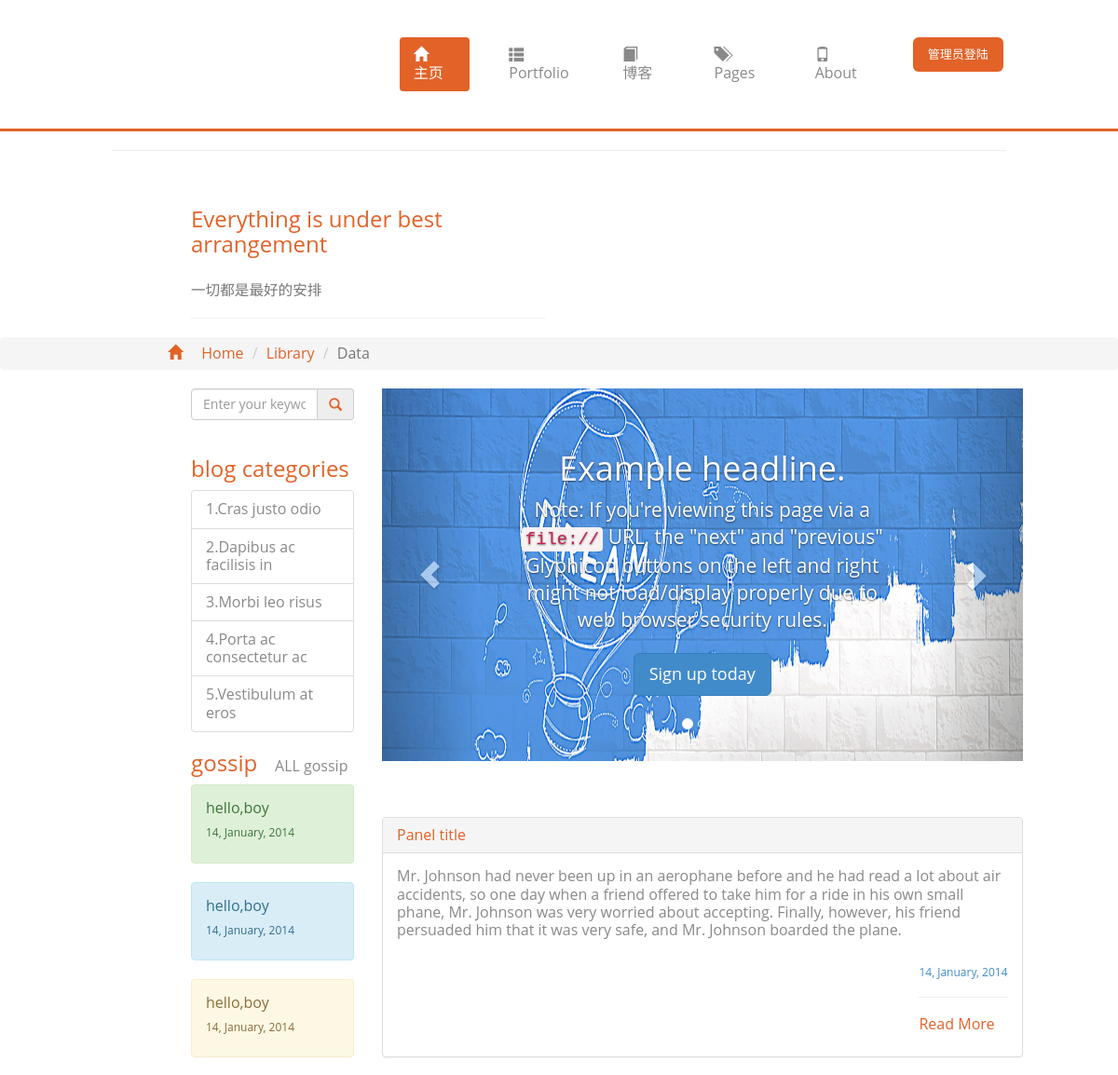
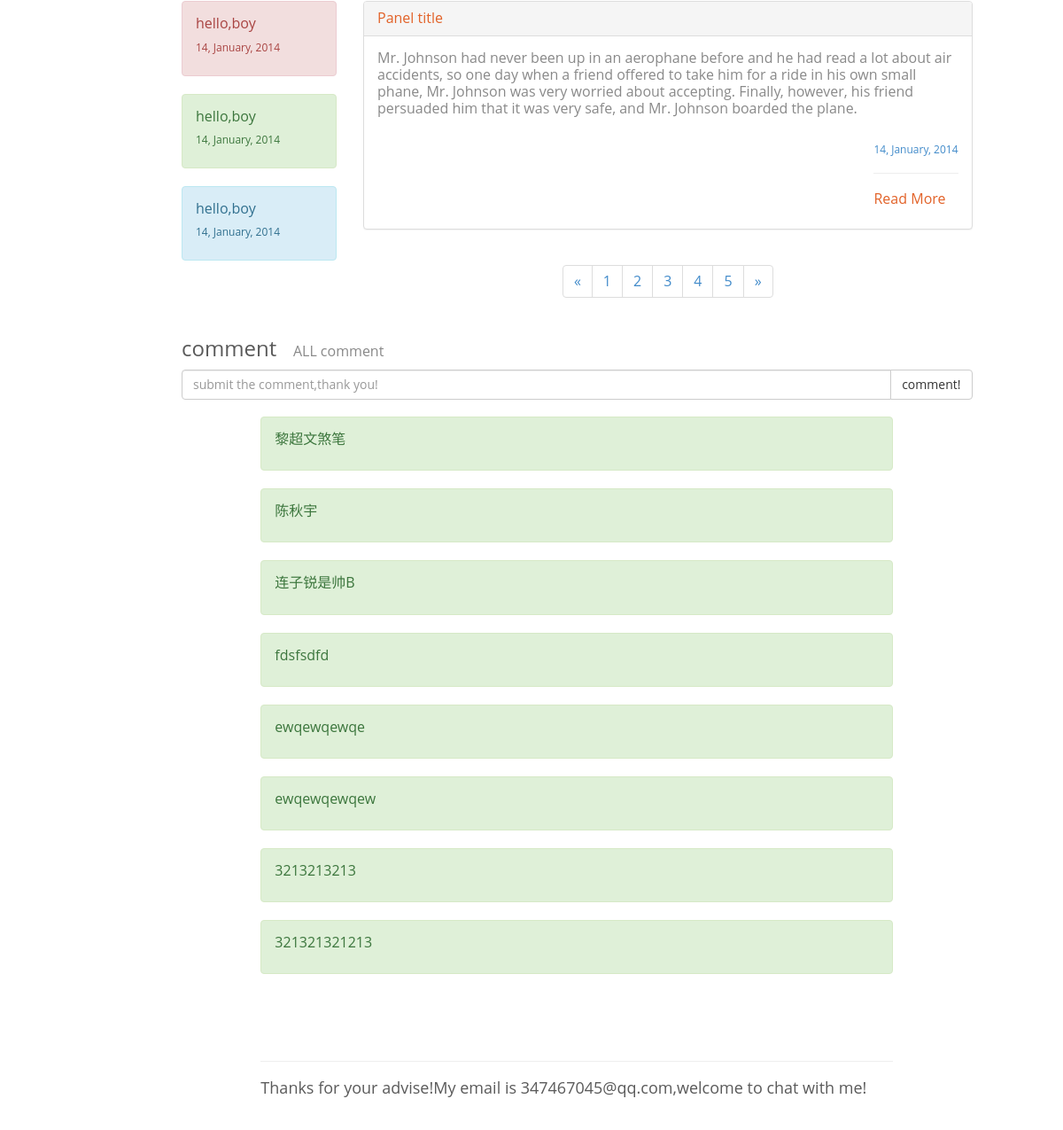
Page /postcomment/ on the committed database (2 pictures, top to bottom).
### one_blog/models.py (models this page shows, shortened)
class Comment(models.Model):
    comment=models.CharField(max_length=200)
    comment_time=models.DateTimeField(default=timezone.now)
    class Meta:
        ordering=('-comment_time',)

### one_blog/views.py (the view)
# urls.py: url(r'^postcomment/$',postcomment),
def postcomment(request):
    template = get_template('index.html')
    if request.POST:
        comment=request.POST['comment']
        Comment.objects.create(comment=comment)
    else:
        message="您提交了空的评论"
    allComment=Comment.objects.all()
    html=template.render(locals())
    return HttpResponse(html)

### templates/index.html (shortened to what this page needs)
{% extends 'base.html' %}
{% load staticfiles %}
{% block body %}
    <div id="mainli" class="row">
        <div class="col-md-2"></div>
        <div class="col-md-2">
            <div class="input-group">
                <input type="text" class="form-control" placeholder="Enter your keyword" aria-describedby="basic-addon2">
                <span class="input-group-addon" id="basic-addon2"><span class="glyphicon glyphicon-search" aria-hidden="true" style="color:#e26228"></span></span>
            </div>
            <br>
            <h3>blog categories</h3>
            <ul class="list-group">
                <li class="list-group-item">1.Cras justo odio</li>
                <li class="list-group-item">2.Dapibus ac facilisis in</li>
                <li class="list-group-item">3.Morbi leo risus</li>
                <li class="list-group-item">4.Porta ac consectetur ac</li>
                <li class="list-group-item">5.Vestibulum at eros</li>
            </ul>
            <h3 class="allgossip">gossip&nbsp;&nbsp;&nbsp;<a href="#">ALL gossip</a></h3>
            <div class="alert alert-success" role="alert">hello,boy<h6>14, January, 2014 </h6></div>
            <div class="alert alert-info" role="alert">hello,boy<h6>14, January, 2014 </h6></div>
            <div class="alert alert-warning" role="alert">hello,boy<h6>14, January, 2014 </h6></div>
            <div class="alert alert-danger" role="alert">hello,boy<h6>14, January, 2014 </h6></div>
            <div class="alert alert-success" role="alert">hello,boy<h6>14, January, 2014 </h6></div>
            <div class="alert alert-info" role="alert">hello,boy<h6>14, January, 2014 </h6></div>
        </div>
        <div class="col-md-7">
    <div id="myCarousel" class="carousel slide" data-ride="carousel">
        <ol class="carousel-indicators">
            <li data-target="#myCarousel" data-slide-to="0" class="active"></li>
            <li data-target="#myCarousel" data-slide-to="1"></li>
            <li data-target="#myCarousel" data-slide-to="2"></li>
        </ol>
        <div class="carousel-inner" role="listbox">
            <div class="item active">               {% static 'images/1.jpg' %}
                <img class="first-slide" src="{% static 'images/1.jpg' %}" alt="First slide">
                <div class="container">
                    <div class="carousel-caption">
                        <h1>Example headline.</h1>
                        <p>Note: If you're viewing this page via a <code>file://</code> URL, the "next" and "previous" Glyphicon buttons on the left and right might not load/display properly due to web browser security rules.</p>
                        <p><a class="btn btn-lg btn-primary" href="#" role="button">Sign up today</a></p>
                    </div>
                </div>
            </div>
        </div>
        <a class="left carousel-control" href="#myCarousel" role="button" data-slide="prev">
            <span class="glyphicon glyphicon-chevron-left" aria-hidden="true"></span>
        </a>
        <a class="right carousel-control" href="#myCarousel" role="button" data-slide="next">
            <span class="glyphicon glyphicon-chevron-right" aria-hidden="true"></span>
        </a>
    </div>
 <div class="panel panel-default">
  <div class="panel-heading">
    <h3 class="panel-title">Panel title</h3>
  </div>
  <div class="panel-body">
   Mr. Johnson had never been up in an aerophane before and he had read a lot about air accidents, so one day when a friend offered to take him for a ride in his own small phane, Mr. Johnson was very worried about accepting. Finally, however, his friend persuaded him that it was very safe, and Mr. Johnson boarded the plane.<br><br>
   <li class="learnmore">
      <a href="#" aria-label="Next">
      <h6>14, January, 2014 <h6><hr>
        <span aria-hidden="true">Read More</span>
      </a>
    </li>
  </div>
</div>
<div class="panel panel-default">
  <div class="panel-heading">
    <h3 class="panel-title">Panel title</h3>
  </div>
  <div class="panel-body">
   Mr. Johnson had never been up in an aerophane before and he had read a lot about air accidents, so one day when a friend offered to take him for a ride in his own small phane, Mr. Johnson was very worried about accepting. Finally, however, his friend persuaded him that it was very safe, and Mr. Johnson boarded the plane.<br><br>
   <li class="learnmore">
      <a href="#" aria-label="Next">
      <h6>14, January, 2014 <h6><hr>
        <span aria-hidden="true">Read More</span>
      </a>
    </li>
  </div>
</div>
<nav aria-label="Page navigation" class="fenye">
  <ul class="pagination">
    <li>
      <a href="#" aria-label="Previous">
        <span aria-hidden="true">&laquo;</span>
      </a>
    </li>
    <li><a href="#">1</a></li>
    <li><a href="#">2</a></li>
    <li><a href="#">3</a></li>
    <li><a href="#">4</a></li>
    <li><a href="#">5</a></li>
    <li>
      <a href="#" aria-label="Next">
        <span aria-hidden="true">&raquo;</span>
      </a>
    </li>
  </ul>
</nav>
        </div>
    </div>
<div class="row">
<div class="col-md-2"></div>
<div class="col-md-9">
     <h3 class="allgossip">comment&nbsp;&nbsp;&nbsp;<a href="#">ALL comment</a></h3>
<form action="/postcomment/" method="post">
     <div class="input-group">
        <input type="text" class="form-control" placeholder="submit the comment,thank you!" name="comment">
        <span class="input-group-btn">
            <button class="btn btn-default" type="submit">comment!</button>
        </span>
    </div>
</form>
    <br>
    <div class="col-md-10 col-md-offset-1">
            {% for comment in allComment %}
            <div class="alert alert-success" role="alert">{{comment.comment}}<h6>{{comment_time|date:"Y-m-d"}}</h6></div>
            {% endfor %}
        <br><br><br><hr>
            <h4>Thanks for your advise!My email is 347467045@qq.com,welcome to chat with me!</h4>
    </div>
</div>
<div class="col-md-1"></div>
</div>
{% endblock %}

### static/css/index.css (style rules this page uses)
body { font-family: "Open Sans", sans-serif; font-size: 16px; line-height: 1.2; }
li { list-style: none; }
#mainli h3 { color: #e26228; }
#mainli ul { border-right: 0px; border-left: 0px; }
#mainli { color: #898989; }
.fenye { text-align: center; }
.learnmore { float: right; }
.learnmore a span { color:#e26228; }
.learnmore a { text-decoration: none; }
.learnmore a span { font-size:16px; }
.allgossip a { color:#898989; font-size: 16px; text-decoration: none; }

### static/css/carousel.css (style rules this page uses)
body { padding-bottom: 40px; color: #5a5a5a; }
.carousel { height: 400px; margin-bottom: 60px; }
.carousel-caption { z-index: 10; }
.carousel .item { height: 400px; background-color: #777; }
.carousel-inner > .item > img { position: absolute; top: 0; left: 0; min-width: 100%; height: 500px; }
@media (min-width: 768px) { .carousel-caption p { margin-bottom: 20px; font-size: 21px; line-height: 1.4; } }

### rows in the picture
Comment: comment "黎超文煞笔"
Comment: comment "陈秋宇"
Comment: comment "连子锐是帅B"
Comment: comment "fdsfsdfd"
Comment: comment "ewqewqewqe"
Comment: comment "ewqewqewqew"
Comment: comment "3213213213"
Comment: comment "321321321213"
